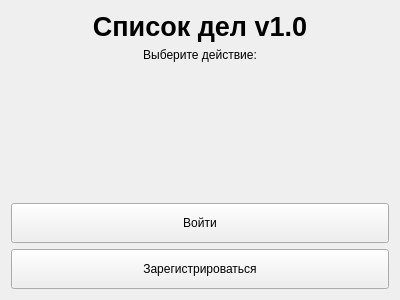
<?xml version="1.0" encoding="UTF-8"?>
<ui version="4.0">
 <class>WelcomeWindow</class>
 <widget class="QWidget" name="WelcomeWindow">
  <property name="geometry">
   <rect>
    <x>0</x>
    <y>0</y>
    <width>400</width>
    <height>300</height>
   </rect>
  </property>
  <layout class="QVBoxLayout" name="verticalLayout">
   <item>
    <widget class="QLabel" name="titleLabel">
     <property name="text">
      <string>Список дел v1.0</string>
     </property>
     <property name="alignment">
      <set>Qt::AlignCenter</set>
     </property>
     <property name="font">
      <font>
       <family>Arial</family>
       <pointsize>20</pointsize>
       <weight>75</weight>
       <bold>true</bold>
      </font>
     </property>
    </widget>
   </item>
   <item>
    <widget class="QLabel" name="subtitleLabel">
     <property name="text">
      <string>Выберите действие:</string>
     </property>
     <property name="alignment">
      <set>Qt::AlignCenter</set>
     </property>
    </widget>
   </item>
   <item>
    <spacer name="verticalSpacer">
     <property name="orientation">
      <enum>Qt::Vertical</enum>
     </property>
     <property name="sizeHint" stdset="0">
      <size>
       <width>20</width>
       <height>30</height>
      </size>
     </property>
    </spacer>
   </item>
   <item>
    <widget class="QPushButton" name="loginButton">
     <property name="text">
      <string>Войти</string>
     </property>
     <property name="minimumSize">
      <size>
       <width>0</width>
       <height>40</height>
      </size>
     </property>
    </widget>
   </item>
   <item>
    <widget class="QPushButton" name="registerButton">
     <property name="text">
      <string>Зарегистрироваться</string>
     </property>
     <property name="minimumSize">
      <size>
       <width>0</width>
       <height>40</height>
      </size>
     </property>
    </widget>
   </item>
  </layout>
 </widget>
 <resources/>
 <connections/>
</ui>
